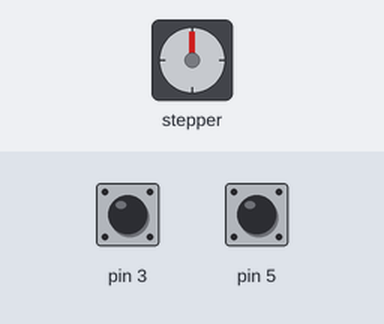
A sketch run on a simulated Arduino Uno, built with avr-gcc and run on an emulated ATmega328P. On the bench: stepper motor. The test bench sets the inputs (shaded band); at power-on: pin 3 HIGH, pin 5 HIGH. Stepper angles assume 2048 steps per turn; what the sketch prints to the serial monitor is not drawn.

Above: at 1.2 s.
1.3 s: pin 3 pulled LOW for 1 s
At 1.57 s:
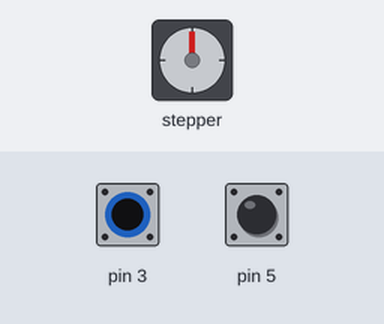
3.8 s: pin 5 pulled LOW for 3.2 s
At 4.31 s:
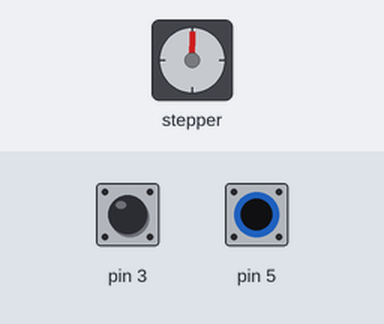
8.5 s: pin 5 pulled LOW for 3.2 s
At 11.8 s:
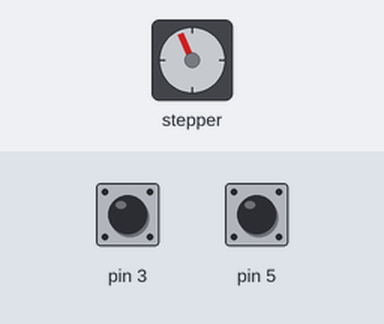
13.2 s: pin 3 pulled LOW for 3.2 s
At 17.4 s:
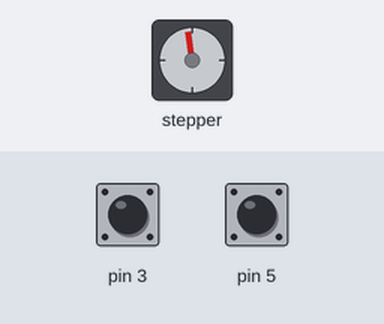
17.9 s: pin 5 driven LOW
At 20.8 s:
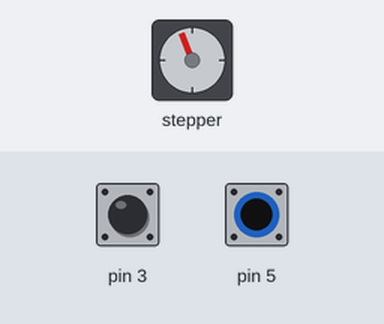
20.9 s: pin 3 pulled LOW for 0.15 s
Timing chart, 0 to 27.5 s (numbered marks = the images above; inputs shaded):
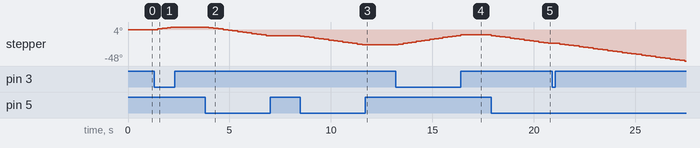

The sketch:

sketch_aug06a.ino
```cpp
#include <Stepper.h>

int stepsPerRev = 2048;
Stepper stepper(stepsPerRev,11,9,10,8);

void setup() {
  Serial.begin(9600);
  pinMode(3, INPUT_PULLUP);
  pinMode(5, INPUT_PULLUP);
  stepper.setSpeed(10);

}

void loop() {
  if (digitalRead(3) == LOW){
    Serial.println("시계방향으로 돌아갑니다.");
    stepper.step(1);

  }
  else if (digitalRead(5) == LOW) {
    Serial.println("반시계방향으로 돌아갑니다.");
    stepper.step(-1);

  }

}
```

Measured:
- after the input at 3.8 s, stepper: turns 13° counter-clockwise in 2.8 s, starting after 0.18 s
- after the input at 8.5 s, stepper: turns 14° counter-clockwise in 3.1 s, starting at once
- after the input at 13.2 s, stepper: turns 15° clockwise in 3.1 s, starting after 0.13 s
- after the input at 17.9 s, stepper: keeps turning counter-clockwise at about 5°/s, starting at once
